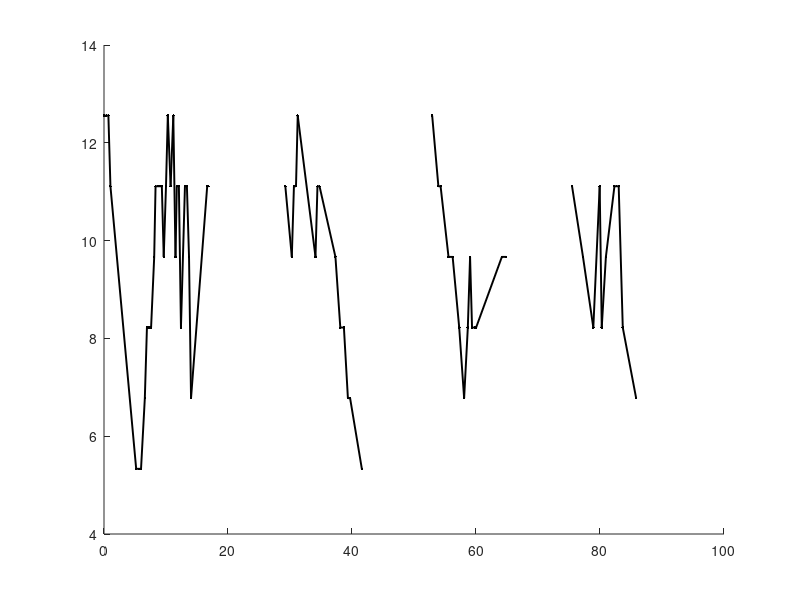

The MATLAB script that drew this image: (Note: this script raises an error after producing the figure.)
%% Using KSS/PVT on MOLI

%load the data-set
clear; close; clc;
load('regres_01.mat');
addpath('./functions/');

figure(1); hold on;
for i = 1 : length(dte.t)
    plot(dte.t{i}, dte.y{i}, 'k-', 'LineWidth', 1.4);
    plot(dte.t{i}, dte.y{i}, 'k.', 'LineWidth', 1.6);
end
hold off;
%% Determine the model structure 

[struc,dt] = struc_select('trivial',dte);

%% Determine the model parameters

parameters = est_regr(dt,struc,'16','ls');

%% Plotting some results

time_sam.init = [dt.t{1}(1), dt.init(2:end)];
time_sam.final = dt.final;
initial = dt.y{1}(1);

% simulate the alertness level for the estimate data
dts = sim_system(parameters,time_sam,initial);

figure(1);
for i = 1 : 1%length(dts.y)
    subplot(3,1,1); hold on;
    plot(dts.td{i},dts.yd{i},'r--','LineWidth',1.6);
    subplot(3,1,2); hold on;
    plot(dts.td{i},dts.yd{i} - dts.dhom{i},'r--','LineWidth',1.6);
    subplot(3,1,3); hold on;
    plot(dts.td{i},dts.dhom{i},'r--','LineWidth',1.6);
   
    if i ~= length(dts.y)
        subplot(3,1,1); hold on;
        plot(dts.tn{i},dts.yn{i},'r--','LineWidth',1.6);
        subplot(3,1,2); hold on;
        plot(dts.tn{i},dts.yn{i} - dts.nhom{i},'r--','LineWidth',1.6);
        subplot(3,1,3); hold on;
        plot(dts.tn{i},dts.nhom{i},'r--','LineWidth',1.6);    
    end
end